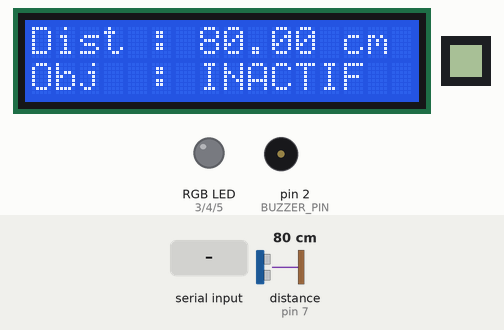
Simulated run of this sketch. Board: Arduino Mega 2560, built with avr-gcc and run on an emulated ATmega2560. On the bench: 16×2 character LCD, 8×8 one-colour display, an RGB LED mixed from three pins (HIGH = lit), buzzer (waves = sounding). Dashed ring = blinking. Inputs (shaded band) come from the test bench; at power-on: distance to the obstacle (sensor on pin 7) 80 cm. The echo pulse lasts 58.3 µs per cm; what the sketch prints to the serial monitor is not drawn.

Above: at 3.3 s.
3.4 s: "gDist;1\n" received over Serial
At 4.6 s:
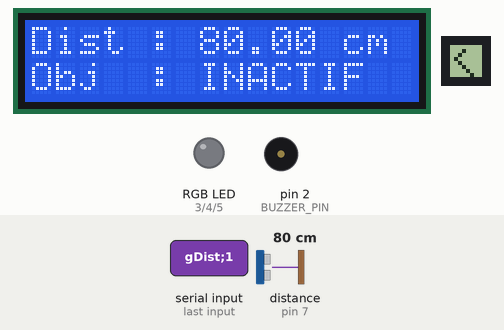
4.9 s: byte 10 ('\n') received over Serial
At 5.8 s:
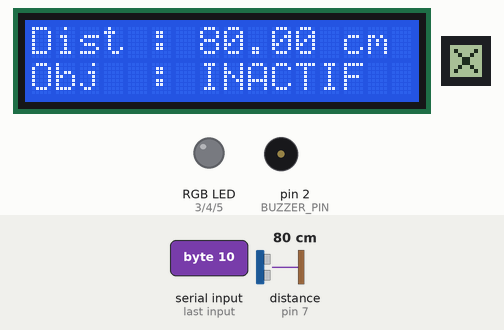
7.9 s: distance to the obstacle (sensor on pin 7) set to 2 cm
At 8.6 s:
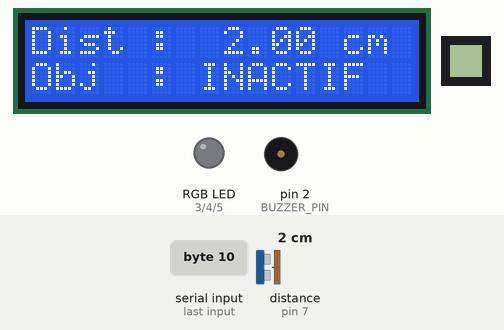
9.5 s: "turn_on\n" received over Serial
At 9.75 s:
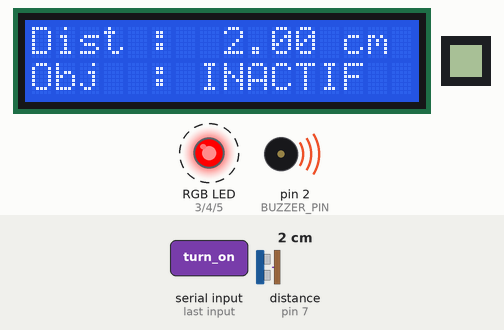
12.5 s: "g_dist\n" received over Serial
At 13.25 s:
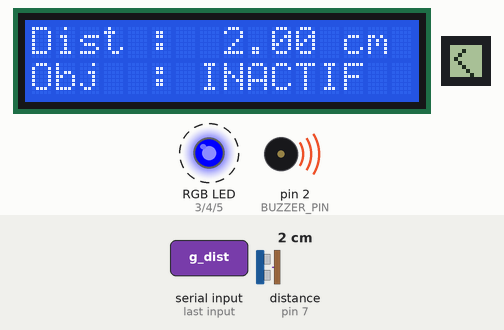
15.5 s: distance to the obstacle (sensor on pin 7) set to 4 cm
At 17.25 s:
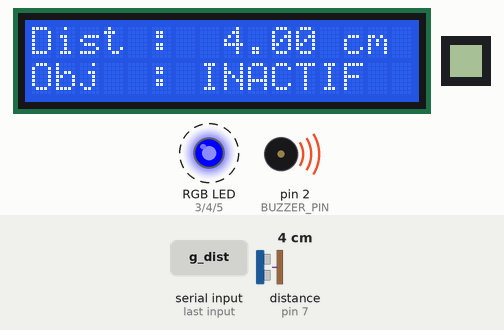
Timing chart, 0 to 18.5 s (numbered marks = the images above; inputs shaded):
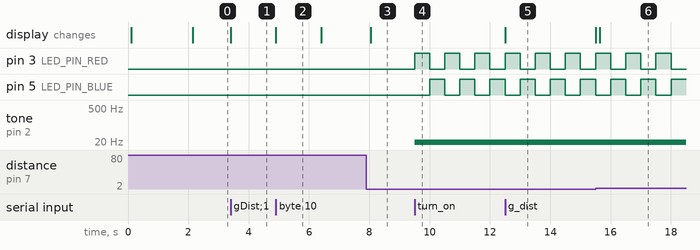

Measured:
- after the input at 3.4 s, the display: changes at once (image 1)
- after the input at 4.9 s, the display: changes at once (image 2)
- after the input at 7.9 s, the display: changes after 0.15 s (image 3)
- after the input at 9.5 s, pin 3 (LED_PIN_RED): alternates HIGH for 0.50 s and LOW for 0.50 s, starting at once; pin 5 (LED_PIN_BLUE): alternates HIGH for 0.50 s and LOW for 0.50 s, starting after 0.50 s; tone on pin 2 (BUZZER_PIN): silent → 1 Hz at once
- after the input at 12.5 s, the display: changes at once (image 5)
- after the input at 15.5 s, the display: first differs from a run without the input after 0.14 s (image 6)
- what the display in image 2 shows lasts 1.5 s, from 4.9 s to 6.4 s

The sketch:

0sx_labo_07.ino
```cpp
#pragma region definitions
#include <LCD_I2C.h>
#include <HCSR04.h>
#include <U8g2lib.h>
#include "Alarm.h"
#include "ViseurAutomatique.h"

#define BUZZER_PIN 2

#define LED_PIN_RED 3
#define LED_PIN_GREEN 4
#define LED_PIN_BLUE 5

#define IN_1 8
#define IN_2 9
#define IN_3 10
#define IN_4 11

#define TRIGGER_PIN 6
#define ECHO_PIN 7

#define CLK_PIN 30
#define DIN_PIN 34
#define CS_PIN 32

LCD_I2C lcd(0x27, 16, 2);
HCSR04 hc(TRIGGER_PIN, ECHO_PIN);
U8G2_MAX7219_8X8_F_4W_SW_SPI u8g2(
  U8G2_R0,
  CLK_PIN,
  DIN_PIN,
  CS_PIN,
  U8X8_PIN_NONE,
  U8X8_PIN_NONE);

enum MatrixAppState {
  EMPTY,
  ERROR,
  BAD_COMMAND,
  CHECKMARK
};

MatrixAppState matrixAppState = EMPTY;

char lcdBuff[2][16] = {
  "                ",
  "                "
};

float distance;

unsigned long current_time = 0;

String tampon = "";

unsigned long start_timer_matrix = 0;
bool timer_started_matrix = false;
const long timer_interval_matrix = 3000;

Alarm alarm(LED_PIN_RED, LED_PIN_GREEN, LED_PIN_BLUE, BUZZER_PIN, distance);
ViseurAutomatique viseurAutomatique(IN_1, IN_2, IN_3, IN_4, distance);
#pragma endregion

#pragma region states
void matrix_state_manager(unsigned long ct) {
  u8g2.clearBuffer();
  switch (matrixAppState) {
    case EMPTY:
      u8g2.clearBuffer();
      u8g2.sendBuffer();
      break;
    case ERROR:
      matrix_error(ct);
      break;

    case BAD_COMMAND:
      matrix_bad_command(ct);
      break;

    case CHECKMARK:
      matrix_checkmark(ct);
      break;
  }
}
#pragma endregion

#pragma region tasks
int distance_task(unsigned long ct) {
  static unsigned long previous_time = 0;
  const long interval = 50;
  static int last_distance;

  if (ct - previous_time >= interval) {
    distance = hc.dist();

    previous_time = ct;

    if (distance > 0) {
      last_distance = distance;
    } else {
      distance = last_distance;
    }
  }

  return distance;
}

void print_task(unsigned long ct) {
  static unsigned long previous_time = 0;
  const long interval = 100;

  if (ct - previous_time >= interval) {
    previous_time = ct;

    lcd.clear();

    char distStr[10];
    dtostrf(distance, 6, 2, distStr);
    snprintf(lcdBuff[0], sizeof(lcdBuff[0]), "Dist :%s cm", distStr);
    lcd.setCursor(0, 0);
    lcd.print(lcdBuff[0]);

    lcd.setCursor(0, 1);
    lcd.print("Obj  : ");
    lcd.print(viseurAutomatique.getEtatTexte());
  }
}

void serial_event_default_msg(String tampon) {
  Serial.print("PC : " + tampon + "\n" + "Arduino : ");
}

bool matrix_timer(unsigned long ct) {
  if (!timer_started_matrix) {  // demarre le timer si pas deja demarre
    start_timer_matrix = ct;
    timer_started_matrix = true;

  } else if (ct - start_timer_matrix >= timer_interval_matrix) {  // change detat si le timer est supperieur a 3 secondes
    start_timer_matrix = 0;
    timer_started_matrix = false;
    matrixAppState = EMPTY;
    return true;
  }
  return false;
}

void matrix_error(unsigned long ct) {
  u8g2.drawCircle(3, 3, 3);
  u8g2.drawLine(4, 2, 2, 4);  // pour signe interdit
  u8g2.sendBuffer();
  matrix_timer(ct);
}

void matrix_bad_command(unsigned long ct) {
  u8g2.drawLine(1, 1, 6, 6);
  u8g2.drawLine(1, 6, 6, 1);  // pour X
  u8g2.sendBuffer();
  matrix_timer(ct);
}

void matrix_checkmark(unsigned long ct) {
  u8g2.drawLine(3, 1, 1, 3);
  u8g2.drawLine(1, 3, 5, 7);  // pour crochet
  u8g2.sendBuffer();
  matrix_timer(ct);
}

void parsing_command(const String& tampon, String& command, String& arg1, String& arg2) {
  command = "";
  arg1 = "";
  arg2 = "";

  int first_sep = tampon.indexOf(';');
  int second_sep = tampon.indexOf(';', first_sep + 1);

  if (first_sep == -1) {
    command = tampon;
    return;
  }

  command = tampon.substring(0, first_sep);

  if (second_sep != -1) {
    arg1 = tampon.substring(first_sep + 1, second_sep);

    arg2 = tampon.substring(second_sep + 1);
  } else {
    arg1 = tampon.substring(first_sep + 1);
  }
}

void serial_event_task(unsigned long ct) {
  while (Serial.available()) {
    char input_char = Serial.read();
    if (input_char == '\n') {
      tampon.trim();

      String command;
      String arg1, arg2;

      parsing_command(tampon, command, arg1, arg2);

      if (command == "g_dist" || command == "gDist") {
        serial_event_default_msg(tampon);
        Serial.println(distance);
        matrixAppState = CHECKMARK;

      } else if (command == "cfg" && arg1 == "alm") {
        serial_event_default_msg(tampon);

        float new_alert_distance = arg2.toFloat();

        if (new_alert_distance > 0) {
          alarm.setDistance(new_alert_distance);
          Serial.print("Nouvelle distance de détection de l'alarme = ");
          Serial.println(alarm.getDistance());
          matrixAppState = CHECKMARK;

        } else {
          Serial.println("🚫");
          matrixAppState = ERROR;
        }

      } else if (command == "cfg" && (arg1 == "lim_inf" || arg1 == "lim_sup")) {
        serial_event_default_msg(tampon);

        float new_limit = arg2.toFloat();

        if (new_limit > 0) {

          if (arg1 == "lim_inf" && new_limit < viseurAutomatique.getDistanceMaxSuivi()) {
            viseurAutomatique.setDistanceMinSuivi(new_limit);
            Serial.print("Nouvelle distance minimum du moteur pas-à-pas = ");
            Serial.println(viseurAutomatique.getDistanceMinSuivi());
            matrixAppState = CHECKMARK;

          } else if (arg1 == "lim_sup" && new_limit > viseurAutomatique.getDistanceMinSuivi()) {
            viseurAutomatique.setDistanceMaxSuivi(new_limit);
            Serial.print("Nouvelle distance maximum du moteur pas-à-pas = ");
            Serial.println(viseurAutomatique.getDistanceMaxSuivi());
            matrixAppState = CHECKMARK;

          } else {
            Serial.println("🚫");
            matrixAppState = ERROR;
          }
        }

      } else if (command == "turn_on" || command == "turnOn") {
        serial_event_default_msg(tampon);
        Serial.println("Système d'alarme allumé");

        alarm.turnOn();

      } else if (command == "turn_off" || command == "turnOff") {
        serial_event_default_msg(tampon);
        Serial.println("Système d'alarme éteint");

        alarm.turnOff();

      } else if (command == "test") {
        serial_event_default_msg(tampon);
        Serial.println("Test du système d'alarme");

        alarm.test();

      } else if (command == "activer") {
        serial_event_default_msg(tampon);
        Serial.println("Moteur activé");

        viseurAutomatique.activer();

      } else if (command == "desactiver") {
        serial_event_default_msg(tampon);
        Serial.println("Moteur désactivé");

        viseurAutomatique.desactiver();

      } else {
        Serial.println("❌");
        matrixAppState = BAD_COMMAND;
      }
      tampon = "";

    } else {
      tampon += input_char;
    }
  }
}
#pragma endregion

#pragma region setup - loop
void setup() {
  Serial.begin(115200);

  lcd.begin();
  lcd.backlight();

  u8g2.begin();
  u8g2.setContrast(5);
  u8g2.setFont(u8g2_font_4x6_tr);
  u8g2.clearBuffer();
  u8g2.sendBuffer();

  start_task();
}

void loop() {
  current_time = millis();

  distance_task(current_time);
  viseurAutomatique.update();
  alarm.update();
  print_task(current_time);
  matrix_state_manager(current_time);
  serial_event_task(current_time);
}
#pragma endregion

#pragma region start_task
void start_task() {
  lcd.setCursor(0, 0);
  lcd.print("2255309");

  lcd.setCursor(0, 1);
  lcd.print("Labo 5");

  delay(2000);
  lcd.clear();
}
#pragma endregion
```

Alarm.cpp
```cpp
#include "Alarm.h"
#include <Arduino.h>

Alarm::Alarm(int rPin, int gPin, int bPin, int buzzerPin, float& distancePtr)
  : _rPin(rPin), _gPin(gPin), _bPin(bPin), _buzzerPin(buzzerPin), _distance(distancePtr) {
  pinMode(_rPin, OUTPUT);
  pinMode(_gPin, OUTPUT);
  pinMode(_bPin, OUTPUT);
  pinMode(_buzzerPin, OUTPUT);

  setColourA(255, 0, 0);
  setColourB(0, 0, 255);
}

void Alarm::update() {
  _currentTime = millis();

  switch (_state) {
    case OFF:
      _offState();
      break;

    case WATCHING:
      _watchState();
      break;

    case ON:
      _onState();
      break;

    case TESTING:
      _testingState();
      break;
  }
}

void Alarm::setColourA(int r, int g, int b) {
  _colA[0] = r;
  _colA[1] = g;
  _colA[2] = b;
}

void Alarm::setColourB(int r, int g, int b) {
  _colB[0] = r;
  _colB[1] = g;
  _colB[2] = b;
}

void Alarm::setVariationTiming(unsigned long ms) {
  _variationRate = ms;
}

void Alarm::setDistance(float d) {
  _distanceTrigger = d;
}

float Alarm::getDistance() {
  return _distanceTrigger;
}

void Alarm::setTimeout(unsigned long ms) {
  _timeoutDelay = ms;
}

void Alarm::turnOff() {
  _turnOffFlag = true;
}

void Alarm::turnOn() {
  _turnOnFlag = true;
}

void Alarm::test() {
  _testStartTime = _currentTime;
  _state = TESTING;
}

void Alarm::_setRGB(int r, int g, int b) {
  analogWrite(_rPin, r);
  analogWrite(_gPin, g);
  analogWrite(_bPin, b);
}

void Alarm::_turnOff() {
  _setRGB(0, 0, 0);
  noTone(_buzzerPin);
}

void Alarm::_offState() {
  _turnOff();

  if (_turnOnFlag) {
    _turnOnFlag = false;
    _state = WATCHING;
  }
}

void Alarm::_watchState() {
  _turnOff();

  if (_distance < _distanceTrigger) {
    _state = ON;
  } else if (_turnOffFlag) {
    _turnOffFlag = false;
    _state = OFF;
  }
}

void Alarm::_onState() {
  if (_distance >= _distanceTrigger) {
    if ((_currentTime - _lastDetectedTime) >= _timeoutDelay) {
      _state = WATCHING;
    }
  } else {
    _lastDetectedTime = _currentTime;
  }

  if (_turnOffFlag) {
    _turnOffFlag = false;
    _state = OFF;
  }

  if (_currentTime - _lastUpdate >= _variationRate) {
    _lastUpdate = _currentTime;
    tone(_buzzerPin, 1);

    switch (_currentColor) {
      case false:
        _setRGB(_colA[0], _colA[1], _colA[2]);
        _currentColor = true;
        break;
      case true:
        _setRGB(_colB[0], _colB[1], _colB[2]);
        _currentColor = false;
        break;
    }
  }
}

void Alarm::_testingState() {
  if ((_currentTime - _testStartTime) > _timeoutDelay) {
    _state = OFF;
  }

  if (_currentTime - _lastUpdate >= _variationRate) {
    _lastUpdate = _currentTime;
    tone(_buzzerPin, 1);

    switch (_currentColor) {
      case false:
        _setRGB(_colA[0], _colA[1], _colA[2]);
        _currentColor = true;
        break;
      case true:
        _setRGB(_colB[0], _colB[1], _colB[2]);
        _currentColor = false;
        break;
    }
  }
}
```

Alarm.h
```cpp
// Fichier : Alarm.h

#pragma once


enum AlarmState {

  OFF,

  WATCHING,

  ON,

  TESTING

};


class Alarm {

public:

  // Constructeur

  // rPin, gPin, bPin : broches pour la DEL RGB

  // buzzerPin : broche du buzzer

  // distancePtr : pointeur vers la variable de distance partagée

  Alarm(int rPin, int gPin, int bPin, int buzzerPin, float& distancePtr);


  // Méthode à appeler continuellement dans loop()

  void update();  // state manager


  // Régle les deux couleurs du gyrophare

  void setColourA(int r, int g, int b);

  void setColourB(int r, int g, int b);


  // Régle la fréquence de variation du gyrophare (en ms)

  void setVariationTiming(unsigned long ms);


  // Régle la distance de déclenchement (en cm)

  void setDistance(float d);

  // Retourne la distance de déclenchement (en cm)

  float getDistance();

  // Régle le délai avant l'extinction après éloignement (en ms)

  void setTimeout(unsigned long ms);


  // Éteint/Allume l'alarme manuellement

  void turnOff();

  void turnOn();


  // Déclenche un test de 3 secondes

  void test();


  // Retourne l'état courant de l'alarme

  AlarmState getState() const;


private:

  // --- Broches matérielles ---

  int _rPin, _gPin, _bPin, _buzzerPin;


  // --- Couleurs du gyrophare ---

  int _colA[3];  // Couleur A

  int _colB[3];  // Couleur B

  bool _currentColor = false;  // false = couleur A, true = couleur B


  // --- Détection ---

  float& _distance;  // Pointeur vers la distance externe

  float _distanceTrigger = 10.0;  // Distance minimale pour déclenchement


  // --- Temporisation ---

  unsigned long _variationRate = 500;  // Intervalle entre deux couleurs

  unsigned long _timeoutDelay = 3000;  // Délai avant arrêt

  unsigned long _lastUpdate = 0;  // Pour le gyrophare

  unsigned long _lastDetectedTime = 0;  // Dernière fois qu'on a vu l'objet

  unsigned long _testStartTime = 0;  // Pour TESTING

  unsigned long _currentTime = 0;


  // --- État interne ---

  AlarmState _state = OFF;


  // --- Indicateurs de transition ---

  bool _turnOnFlag = false;  // Pour transition vers ON

  bool _turnOffFlag = false;  // Pour transition vers OFF


  // --- Méthodes internes ---

  void _setRGB(int r, int g, int b);

  void _turnOff();  // Éteint DEL et buzzer


  // Gestion des états

  void _offState();

  void _watchState();

  void _onState();

  void _testingState();
};
```

ViseurAutomatique.cpp
```cpp
#include "ViseurAutomatique.h"
#include <Arduino.h>

#define MOTOR_INTERFACE_TYPE 4

ViseurAutomatique::ViseurAutomatique(int p1, int p2, int p3, int p4, float& distanceRef)
  : _stepper(MOTOR_INTERFACE_TYPE, p1, p3, p2, p4), _distance(distanceRef) {

  _stepper.setMaxSpeed(500);
  _stepper.setAcceleration(100);
  _stepper.setSpeed(500);
  _stepper.setCurrentPosition(0);

  setAngleMin(10.0);
  setAngleMax(170.0);

  _minStep = (_stepsPerRev * _angleMin) / 360.0;
  _maxStep = (_stepsPerRev * _angleMax) / 360.0;
}

void ViseurAutomatique::update() {
  _currentTime = millis();

  switch (_etat) {
    case INACTIF:
      _inactifState(_currentTime);
      break;

    case SUIVI:
      _suiviState(_currentTime);
      break;

    case REPOS:
      _reposState(_currentTime);
      break;
  }

  _stepper.run();
}

void ViseurAutomatique::setAngleMin(float angle) {
  _angleMin = angle;
}

void ViseurAutomatique::setAngleMax(float angle) {
  _angleMax = angle;
}

void ViseurAutomatique::setPasParTour(int steps) {
  _stepsPerRev = steps;
}

void ViseurAutomatique::setDistanceMinSuivi(float distanceMin) {
  _distanceMinSuivi = distanceMin;
}

float ViseurAutomatique::getDistanceMinSuivi() {
  return _distanceMinSuivi;
}

void ViseurAutomatique::setDistanceMaxSuivi(float distanceMax) {
  _distanceMaxSuivi = distanceMax;
}

float ViseurAutomatique::getDistanceMaxSuivi() {
  return _distanceMaxSuivi;
}

float ViseurAutomatique::getAngle() const {
  return (_stepper.currentPosition() * 360.0) / _stepsPerRev;
}

void ViseurAutomatique::activer() {
  _etat = REPOS;
}

void ViseurAutomatique::desactiver() {
  _etat = INACTIF;
}

const char* ViseurAutomatique::getEtatTexte() const {
  if (_etat == INACTIF) return "INACTIF";
  else if (_etat == SUIVI) return "SUIVI";
  else if (_etat == REPOS) return "REPOS";
}


void ViseurAutomatique::_inactifState(unsigned long cT) {
  if (_stepper.distanceToGo() == 0) {  // Mis cette condition pour laisser le stepper s'arreter doucement
    _stepper.disableOutputs();
  }
}

void ViseurAutomatique::_suiviState(unsigned long cT) {
  _currentPosition = map(_distance, _distanceMinSuivi, _distanceMaxSuivi, _minStep, _maxStep);
  _currentPosition = constrain(_currentPosition, _minStep, _maxStep);

  _stepper.moveTo(_currentPosition);

  if (_stepper.distanceToGo() == 0) {
    _stepper.disableOutputs();
  }

  _transitionRepos = (_distance < _distanceMinSuivi || _distance > _distanceMaxSuivi) && _stepper.distanceToGo() == 0;

  if (_transitionRepos) {
    _etat = REPOS;
  }
}

void ViseurAutomatique::_reposState(unsigned long cT) {
  _stepper.disableOutputs();

  _transitionSuivi = _distance > _distanceMinSuivi && _distance < _distanceMaxSuivi;

  if (_transitionSuivi) {
    _etat = SUIVI;
  }
}

long ViseurAutomatique::_angleEnSteps(float angle) const {
}
```

ViseurAutomatique.h
```cpp
// Fichier : ViseurAutomatique.h

#pragma once


#include <AccelStepper.h>


enum EtatViseur {

  INACTIF,

  SUIVI,

  REPOS

};


class ViseurAutomatique {

public:

  // Constructeur

  // p1 à p4 : broches IN1 à IN4 du ULN2003

  // distanceRef : référence à la distance détectée

  ViseurAutomatique(int p1, int p2, int p3, int p4, float& distanceRef);


  // Doit être appelée continuellement dans loop()

  void update();


  // Régle l’angle minimal (position la plus à gauche)

  void setAngleMin(float angle);


  // Régle l’angle maximal (position la plus à droite)

  void setAngleMax(float angle);


  // Régle le nombre de pas par tour du moteur

  void setPasParTour(int steps);


  // Définit la distance minimale à partir de laquelle le viseur commence à suivre

  void setDistanceMinSuivi(float distanceMin);

  // Retourne la distance minimale à partir de laquelle le viseur commence à suivre

  float getDistanceMinSuivi();

  // Définit la distance maximale jusqu'où le viseur peut suivre

  void setDistanceMaxSuivi(float distanceMax);

  // Retourne la distance maximale jusqu'où le viseur peut suivre

  float getDistanceMaxSuivi();


  // Retourne l’angle actuel du viseur

  float getAngle() const;


  // Active le viseur en le mettant en état repos

  void activer();


  // Désactive le viseur en le mettant en état inactif

  void desactiver();


  // Retourne l’état actuel du viseur sous forme de texte

  const char* getEtatTexte() const;


private:

  AccelStepper _stepper;


  float& _distance;


  float _angleMin = 0.0;

  float _angleMax = 180.0;

  int _stepsPerRev = 2038;

  float _minStep = 0;

  float _maxStep = 0;


  float _distanceMinSuivi = 30.0;

  float _distanceMaxSuivi = 60.0;


  float _currentPosition = 0;


  unsigned long _currentTime = 0;


  EtatViseur _etat = INACTIF;

  // --- Indicateurs de transition ---

  bool _transitionRepos;

  bool _transitionSuivi;

  // bool _activerFlag = false;

  // bool _desactiverFlag = false;


  // États

  void _inactifState(unsigned long cT);

  void _suiviState(unsigned long cT);

  void _reposState(unsigned long cT);

  long _angleEnSteps(float angle) const;
};
```
